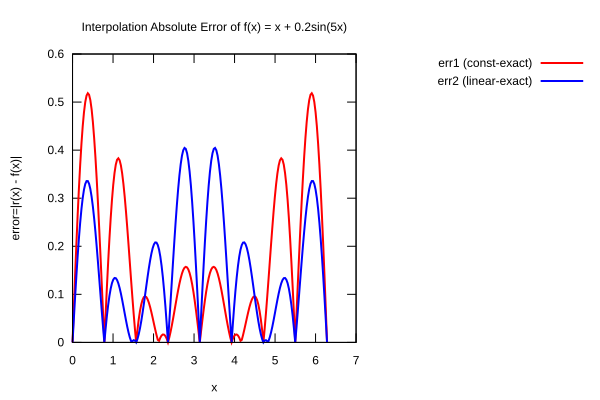

Recreate this plot in gnuplot.
# error.gp
set terminal svg size 600,400 enhanced
set output 'error.svg'

set title "Interpolation Absolute Error of f(x) = x + 0.2sin(5x)"
set xlabel "x"
set ylabel "error=|r(x) - f(x)|"
set key outside right

plot \
  'Out_error.txt' using 1:5 with lines lw 2 lc rgb 'red'   title 'err1 (const-exact)', \
  'Out_error.txt' using 1:6 with lines lw 2 lc rgb 'blue'  title 'err2 (linear-exact)'
